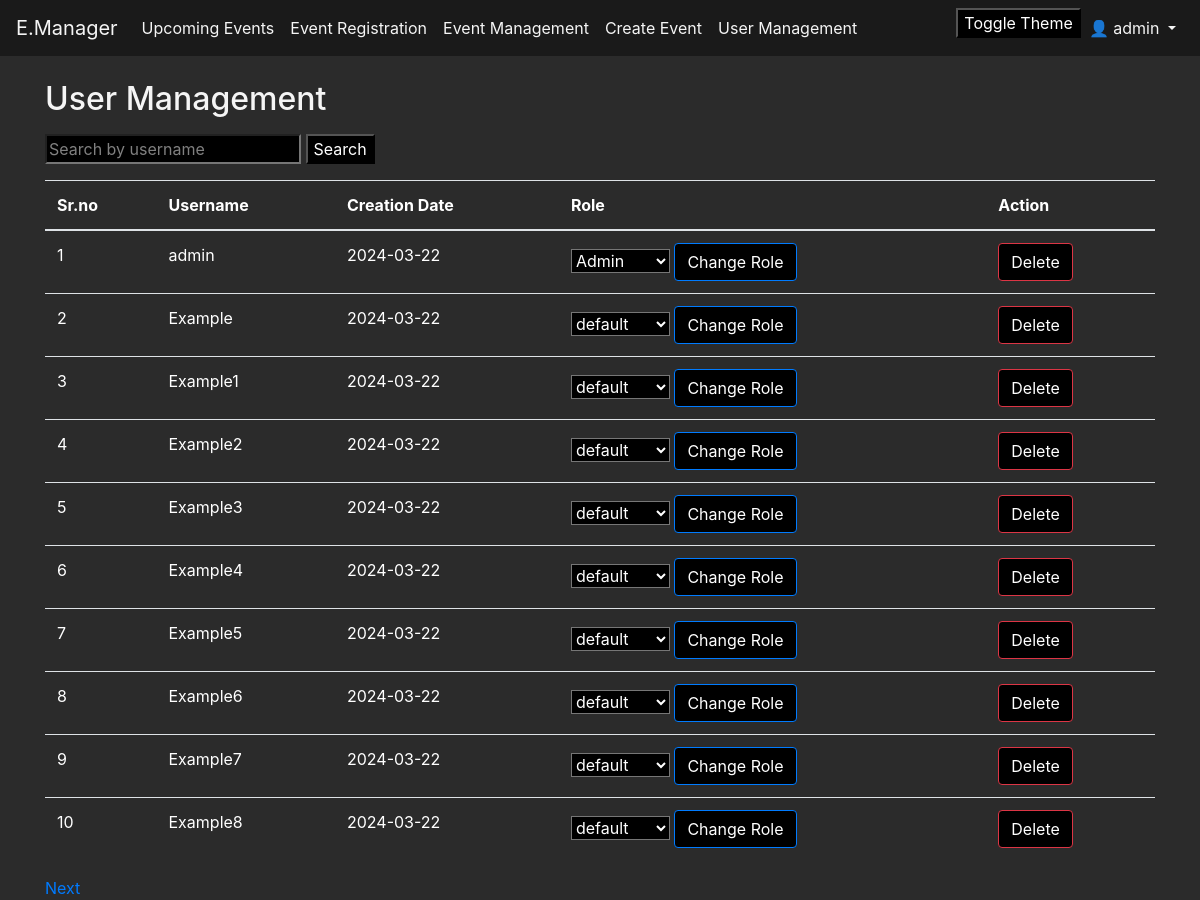
The page /user_management (signed in) on the database its author committed.
### App.py (models this page shows, shortened)
class User(db.Model):
    id = db.Column(db.Integer, primary_key=True)
    username = db.Column(db.String(100), nullable=False)
    password = db.Column(db.String(30), nullable=False)
    date_created = db.Column(db.DateTime, default=datetime.utcnow)
    role = db.Column(db.String(30), default='default')

### App.py (the view)
@app.route('/user_management', methods=['GET', 'POST'])
def user_management():
    if 'username' in session:
        if User.query.filter_by(username=session['username']).first().role == 'Admin':
            page = request.args.get('page', 1, type=int)
            users = User.query.paginate(page=page, per_page=10, error_out=False)
            if request.method == 'POST':
                search = request.form.get('search')
                if search:
                    search_result = User.query.filter(User.username.like('%' + search + '%')).all()
                    return render_template('user_management.html', users=search_result)
            msg = get_flashed_messages()
            return render_template('user_management.html', users=users, msg=msg)
        else:
            flash('You are not authorized to access this page')
            return redirect(url_for('event'))
    return redirect(url_for('signin'))

### templates/user_management.html (shortened to what this page needs)
<!DOCTYPE html>
<html lang="en" xmlns="http://www.w3.org/1999/html">
  <head>
    <link
      href="https://stackpath.bootstrapcdn.com/bootstrap/4.5.0/css/bootstrap.min.css"
      rel="stylesheet"
    />
    <link rel="stylesheet" href="{{url_for('static',filename='css/dashboard.css')}}" />
  </head>
  <body class="{{ session['theme'] }}">
    <nav class="navbar navbar-expand-lg navbar-light bg-light">
      <a class="navbar-brand" href="/event">E.Manager</a>
      <div class="collapse navbar-collapse" id="navbarNav">
        <ul class="navbar-nav">
          <li class="nav-item">
            <a class="nav-link" href="/event">Upcoming Events</a>
          </li>
          <li class="nav-item">
            <a class="nav-link" href="/event">Event Registration</a>
          </li>
          <li class="nav-item">
            <a class="nav-link" href="/event_manager">Event Management</a>
          </li>
          {% if 'role' in session and session['role'] == 'Admin' or 'role' in session and session['role'] == 'Co-Admin' %}
          <li class="nav-item">
            <a class="nav-link" href="/event/create">Create Event</a>
          </li>
          {% endif %}
          {% if 'role' in session and session['role'] == 'Admin' %}
          <li class="nav-item">
            <a class="nav-link" href="/user_management">User Management</a>
          </li>
          {% endif %}
        </ul>
        <ul class="navbar-nav ml-auto">
          <form action="/toggle_theme" method="post" id="toggle-theme-form">
            <input type="submit" value="Toggle Theme" />
          </form>
          {% if 'username' in session %}
          <li class="nav-item dropdown">
            <a
              class="nav-link dropdown-toggle"
              href="#"
              id="navbarDropdown"
              role="button"
              data-toggle="dropdown"
              aria-haspopup="true"
              aria-expanded="false"
            >
              👤 {{ session['username'] }}
            </a>
          </li>
          {% endif %}
        </ul>
      </div>
    </nav>
    <div class="container mt-4">
      <h2 class="mb-3">User Management</h2>
      <form method="POST" class="mb-3">
        <input type="text" name="search" placeholder="Search by username" />
        <input type="submit" value="Search" />
      </form>
      <table class="table mb-3">
        <thead>
          <tr>
            <th>Sr.no</th>
            <th>Username</th>
            <th>Creation Date</th>
            <th>Role</th>
            <th>Action</th>
          </tr>
        </thead>
        <tbody id="userTable">
          {% for user in users %}
          <tr>
            <td>{{ user.id}}</td>
            <td>{{ user.username }}</td>
            <td>{{ user.date_created.strftime('%Y-%m-%d') }}</td>
            <td>
              <form method="POST" action="{{ url_for('change_role') }}">
              <select name="role">
                <option value="default" {% if user.role == 'default' %}selected{% endif %}>default</option>
                <option value="Admin" {% if user.role == 'Admin' %}selected{% endif %}>Admin</option>
              </select>
                <input
                  type="submit"
                  class="btn btn-primary"
                  value="Change Role"
                />
              </form>
            </td>
            <td>
              <form method="POST" action="{{ url_for('delete_user') }}">
                <input type="submit" class="btn btn-danger" value="Delete" />
              </form>
            </td>
          </tr>
          {% endfor %}
        </tbody>
      </table>
      <div class="pagination">
         {% if users.has_next %}
        <a href="{{ url_for('user_management', page=users.next_num) }}">Next</a>
        {% endif %}
      </div>
    </div>
  </body>
</html>

### static/css/dashboard.css (style rules this page uses)
body { background-color: #2b2b2b; color: #f5f5f5; }
.navbar { background-color: #1a1a1a !important; }
.nav-link, .dropdown-item { color: #f5f5f5 !important; }
.navbar-brand { color: #f5f5f5 !important; }
.btn-primary { background-color: #007bff; border-color: #007bff; }
.container { background-color: #2b2b2b; }
table { color: #ffffff; }
th, td { color: #ffffff; }
input { background-color: #000000; color: #ffffff; }
::placeholder { color: #ffffff; opacity: 0.5; }
select { background-color: #000000 !important; color: #ffffff !important; }
select option { background-color: #000000 !important; color: #ffffff !important; }
input, textarea { background-color: #000000 !important; color: #ffffff !important; }
::placeholder { color: #ffffff !important; opacity: 0.5 !important; }

### rows shown on the page
User: id "1", username "admin", date_created "2024-03-22", role "Admin"
User: id "2", username "Example", date_created "2024-03-22", role "default"
User: id "3", username "Example1", date_created "2024-03-22", role "default"
User: id "4", username "Example2", date_created "2024-03-22", role "default"
User: id "5", username "Example3", date_created "2024-03-22", role "default"
User: id "6", username "Example4", date_created "2024-03-22", role "default"
User: id "7", username "Example5", date_created "2024-03-22", role "default"
User: id "8", username "Example6", date_created "2024-03-22", role "default"
User: id "9", username "Example7", date_created "2024-03-22", role "default"
User: id "10", username "Example8", date_created "2024-03-22", role "default"

### other values the page prints
{{ session['username'] }} "admin"
